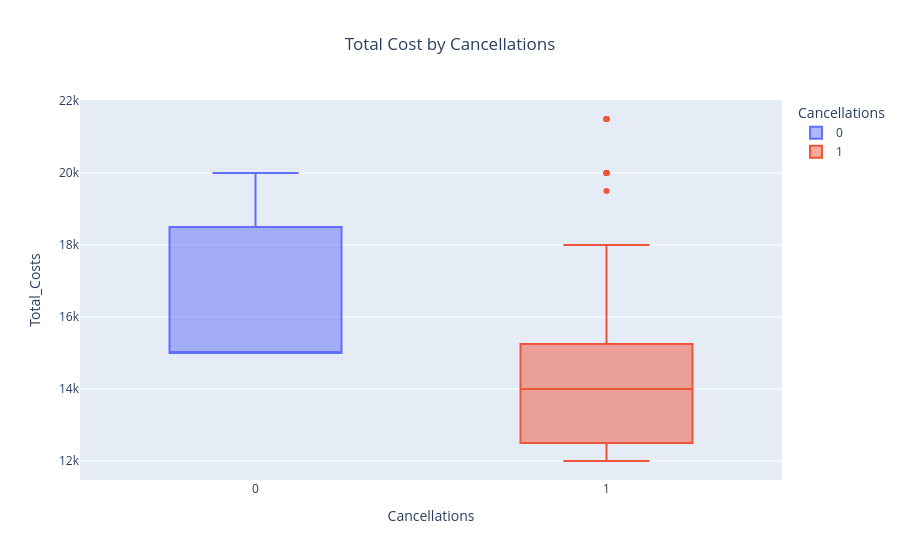

Notebook code for this chart:
### Markdown cell above
# Total Cost by Cancellations

### Code cell
fig = px.box(df,x="Cancellations",y="Total_Costs",color="Cancellations",title="Total Cost by Cancellations")
fig.update_layout(title_x=0.5)
fig.show()

### Figure 1 — Plotly figure (JSON) as saved in the notebook; plotly's stock layout.template omitted (floating-point values rounded to 4 significant figures)
{"data": [{"alignmentgroup": "True", "hovertemplate": "Cancellations=%{x}<br>Total_Costs=%{y}<extra></extra>", "legendgroup": "0", "marker": {"color": "#636efa"}, "name": "0", "notched": false, "offsetgroup": "0", "orientation": "v", "showlegend": true, "type": "box", "x": [0, 0, 0, 0, 0, 0, 0, 0, 0, 0, 0, 0, 0, 0, 0, 0, 0, 0, 0, 0, 0, 0, 0, 0, 0, 0, 0, 0, 0, 0, 0, 0, 0, 0, 0, 0, 0, 0, 0, 0, 0, 0, 0, 0, 0], "x0": " ", "xaxis": "x", "y": [15000, 15000, 15000, 15000, 15000, 15000, 15000, 15000, 15000, 15000, 15000, 15500, 15000, 15500, 15000, 15500, 15000, 15500, 15000, 15500, 15000, 15500, 15000, 15500, 15000, 15500, 15000, 15000, 15000, 15000, 15000, 15000, 15000, 18000, 20000, 20000, 20000, 20000, 20000, 20000, 20000, 20000, 20000, 20000, 20000], "y0": " ", "yaxis": "y"}, {"alignmentgroup": "True", "hovertemplate": "Cancellations=%{x}<br>Total_Costs=%{y}<extra></extra>", "legendgroup": "1", "marker": {"color": "#EF553B"}, "name": "1", "notched": false, "offsetgroup": "1", "orientation": "v", "showlegend": true, "type": "box", "x": [1, 1, 1, 1, 1, 1, 1, 1, 1, 1, 1, 1, 1, 1, 1, 1, 1, 1, 1, 1, 1, 1, 1, 1, 1, 1, 1, 1, 1, 1, 1, 1, 1, 1, 1, 1, 1, 1, 1, 1, 1, 1, 1, 1, 1, 1, 1, 1, 1, 1, 1, 1, 1, 1, 1, 1, 1, 1, 1, 1, 1, 1, 1, 1], "x0": " ", "xaxis": "x", "y": [12000, 14000, 12000, 14000, 12000, 14000, 12000, 14000, 12000, 14000, 12000, 14000, 12000, 14000, 12000, 14000, 12000, 14000, 12000, 14000, 13000, 15000, 13000, 15000, 13000, 15000, 13000, 15000, 13000, 15000, 13000, 15000, 13000, 15000, 13000, 12000, 14000, 12000, 14000, 12000, 14000, 12000, 14000, 12000, 14000, 12000, 14000, 13000, 15500, 16000, 18000, 19500, 16000, 18000, 21500, 20000, 21500, 20000, 21500, 20000, 21500, 20000, 21500, 20000], "y0": " ", "yaxis": "y"}], "layout": {"boxmode": "overlay", "legend": {"title": {"text": "Cancellations"}, "tracegroupgap": 0}, "title": {"text": "Total Cost by Cancellations", "x": 0.5}, "xaxis": {"anchor": "y", "categoryarray": [0, 1], "categoryorder": "array", "domain": [0, 1], "title": {"text": "Cancellations"}}, "yaxis": {"anchor": "x", "domain": [0, 1], "title": {"text": "Total_Costs"}}}}
